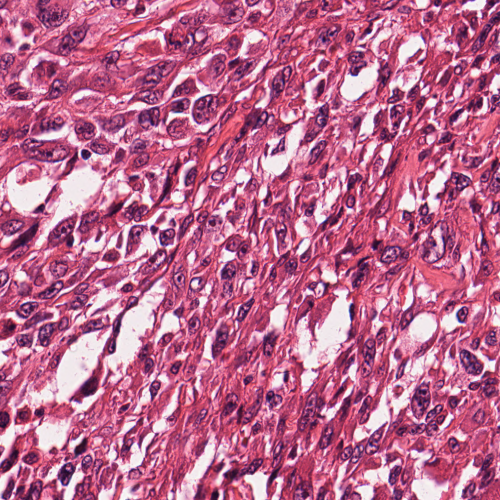
#> input picture patch_examples/breast/HE/0001_01_p00.png, 1000 x 1000 px (shown at 1/2 size)
$ python crop_and_tile.py --input ../patch_examples/breast/HE/0001_01_p00.png
#> lines starting #> are read from the running program, lines starting #| are printed output that depends on the picture
#> in main, img is the input picture: PIL image 1000x1000 RGB; mean R, G, B 186.6, 106.5, 143.5
"""
# 1) auto-crop white borders (threshold 240), pad to exact multiple, 1024 patches
python crop_and_tile.py --input /path/to/large_image.png

# 2) add a 10 px margin after border detection
python crop_and_tile.py --input large_image.png --extra-margin 10

# 3) without padding (non-multiple borders are cropped)
python crop_and_tile.py --input large_image.png --no-pad

# 4) custom output folder and filename prefix
python crop_and_tile.py --input large_image.png --outdir "1024 patches" --prefix slideA

python crop_and_tile.py --input "put path of your data here" --no-pad --prefix slide101F


"""
import os
import math
import argparse
from pathlib import Path
import numpy as np
from PIL import Image


def autocrop_white(img: Image.Image, white_threshold: int = 240, extra_margin: int = 0) -> Image.Image:
    """
    Remove white borders around the image.
    - white_threshold: 0..255 ; values above are considered white
    - extra_margin: extra pixels to keep around detected content
    """
#> called with white_threshold = 240, extra_margin = 0
    arr = np.asarray(img.convert("RGB"))
    # non-white pixels (at least one channel below threshold)
    mask = (arr < white_threshold).any(axis=2)
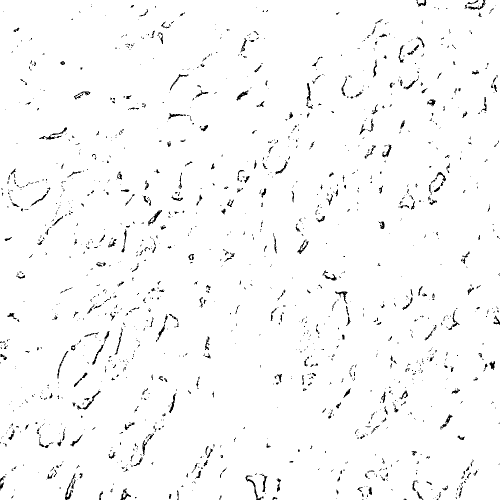
#> mask: shape (1000, 1000) bool (shown at 1/2 size); 97.7% white; black in thin lines or dots

    if not mask.any():
        # fully white image -> nothing to crop
        return img

    ys, xs = np.where(mask)
    y1, y2 = int(max(ys.min() - extra_margin, 0)), int(min(ys.max() + 1 + extra_margin, arr.shape[0]))
#> y1 = 0; y2 = 1000
    x1, x2 = int(max(xs.min() - extra_margin, 0)), int(min(xs.max() + 1 + extra_margin, arr.shape[1]))
#> x1 = 0; x2 = 1000

    return img.crop((x1, y1, x2, y2))


def tile_image(img: Image.Image, patch_size: int = 1024, pad: bool = True,
               pad_color=(255, 255, 255)):
    """
    Split an image into `patch_size` x `patch_size` tiles.
    - pad=True: add `pad_color` border to reach an exact multiple
    - pad=False: crop to keep only the divisible region
    Return a list [(patch, row, col)].
    """
#> called with patch_size = 1024, pad = True, pad_color = (255, 255, 255)
    w, h = img.size
#> w = 1000; h = 1000

    if pad:
        new_w = math.ceil(w / patch_size) * patch_size
#> new_w = 1024
        new_h = math.ceil(h / patch_size) * patch_size
#> new_h = 1024
        if (new_w, new_h) != (w, h):
            canvas = Image.new("RGB", (new_w, new_h), pad_color)
#> canvas: PIL image 1024x1024 RGB; every value is 255
            canvas.paste(img, (0, 0))
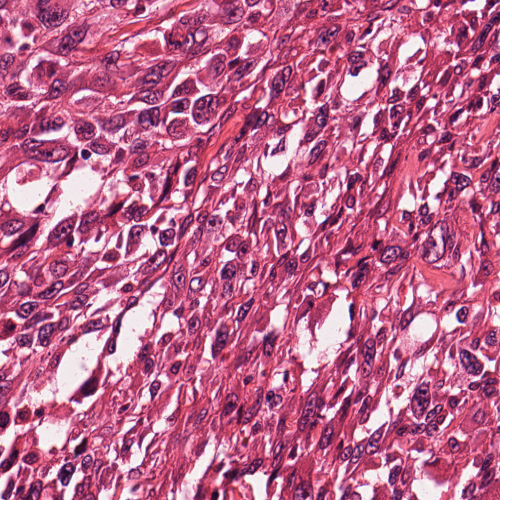
#> canvas: PIL image 1024x1024 RGB (shown at 1/2 size); mean R, G, B 189.8, 113.4, 148.6
            img = canvas
            w, h = img.size
#> w = 1024; h = 1024
    else:
        new_w = (w // patch_size) * patch_size
        new_h = (h // patch_size) * patch_size
        if (new_w, new_h) != (w, h):
            img = img.crop((0, 0, new_w, new_h))
            w, h = img.size

    patches = []
    rows = h // patch_size
#> rows = 1
    cols = w // patch_size
#> cols = 1
    for r in range(rows):
        for c in range(cols):
            x1, y1 = c * patch_size, r * patch_size
            x2, y2 = x1 + patch_size, y1 + patch_size
            patches.append((img.crop((x1, y1, x2, y2)), r, c))
#> after the loop, patches = 1 item

    return patches


def main():
    parser = argparse.ArgumentParser(description="Auto-crop white borders and split into 1024x1024 patches.")
    parser.add_argument("--input", required=True, help="Path to input image (png/jpg/tif...).")
    parser.add_argument("--outdir", default="1024 patches", help="Output directory (created if missing).")
    parser.add_argument("--patch", type=int, default=1024, help="Patch size (default: 1024).")
    parser.add_argument("--white-th", type=int, default=240, help="White threshold (0..255).")
    parser.add_argument("--extra-margin", type=int, default=0, help="Extra margin after border detection (px).")
    parser.add_argument("--no-pad", action="store_true", help="Do not pad; crop to the nearest exact multiple.")
    parser.add_argument("--prefix", default=None, help="Output filename prefix (default = input stem).")
    args = parser.parse_args()

    inp = Path(args.input)
    outdir = Path(args.outdir)
    outdir.mkdir(parents=True, exist_ok=True)

    img = Image.open(inp).convert("RGB")

    # 1) auto-crop white borders
    cropped = autocrop_white(img, white_threshold=args.white_th, extra_margin=args.extra_margin)

    # 2) split into patches
    patches = tile_image(cropped, patch_size=args.patch, pad=not args.no_pad)
#> patches = 1 item

    # 3) save patches
    base = args.prefix if args.prefix is not None else inp.stem
    count = 0
    for patch, r, c in patches:
        fname = f"{base}_r{r:03d}_c{c:03d}.png"
        patch.save(outdir / fname)
        count += 1
#> this loop made 1 pass
#> (r, c, fname, count) on pass 1: (0, 0, '0001_01_p00_r000_c000.png', 1)
#> after the loop, count = 1

    print(f"Input image: {inp}")
    print(f"Original size: {img.size[0]}x{img.size[1]} px")
#| Original size: 1000x1000 px
    print(f"Size after crop: {cropped.size[0]}x{cropped.size[1]} px")
#| Size after crop: 1000x1000 px
    print(f"Saved patches: {count} in '{outdir.resolve()}'")
#| Saved patches: 1 in 'Demo/1024 patches'


if __name__ == "__main__":
    main()

$ run again, on patch_examples/breast/HE/0002_02_p01.png
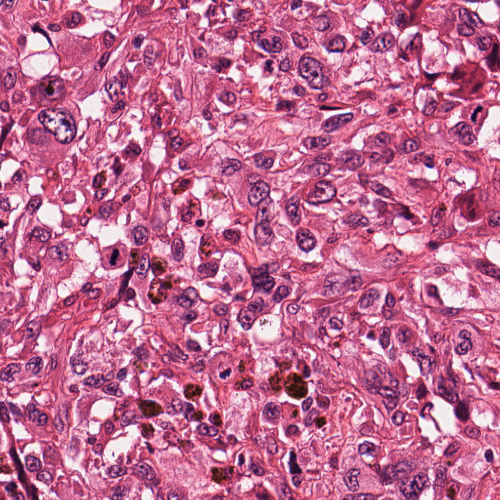
#> input picture patch_examples/breast/HE/0002_02_p01.png, 1000 x 1000 px (shown at 1/2 size)
#> in main, img is the input picture: PIL image 1000x1000 RGB; mean R, G, B 190.7, 110.3, 148.2
#> in autocrop_white, `mask = (arr < white_threshold).any(axis=2)`:
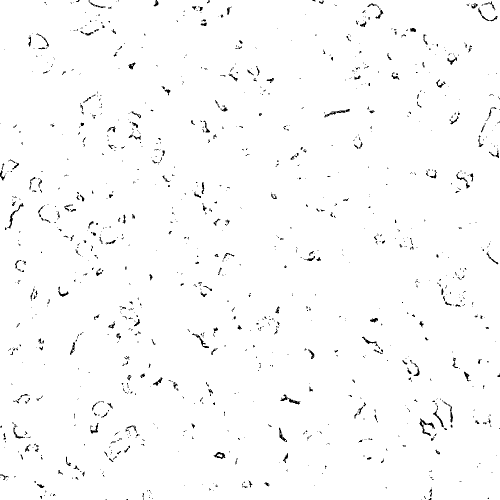
#> mask: shape (1000, 1000) bool (shown at 1/2 size); 98.4% white; black in thin lines or dots
#> y1 = 0; y2 = 1000
#> x1 = 0; x2 = 1000
#> in tile_image, `canvas.paste(img, (0, 0))`:
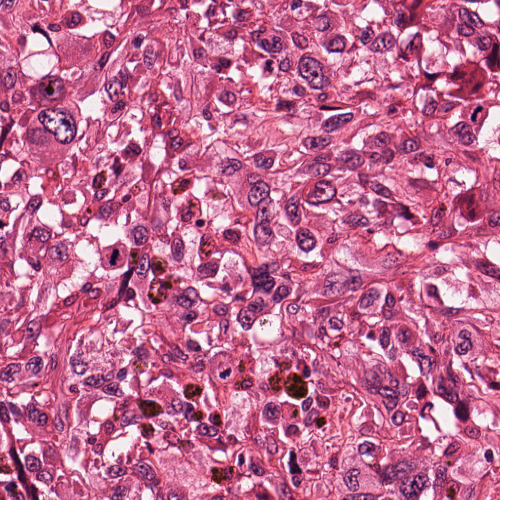
#> canvas: PIL image 1024x1024 RGB (shown at 1/2 size); mean R, G, B 193.7, 117, 153.1
#> after the loop in tile_image, `for r in range(rows):`: patches = 1 item
#> the loop in main, `for patch, r, c in patches:` made 1 pass
#> (r, c, fname, count) on pass 1: (0, 0, '0002_02_p01_r000_c000.png', 1)
#> after the loop in main, `for patch, r, c in patches:`: count = 1
#| Original size: 1000x1000 px
#| Size after crop: 1000x1000 px
#| Saved patches: 1 in 'Demo/1024 patches'

$ run again, on patch_examples/breast/HE/0003_03_p10.png
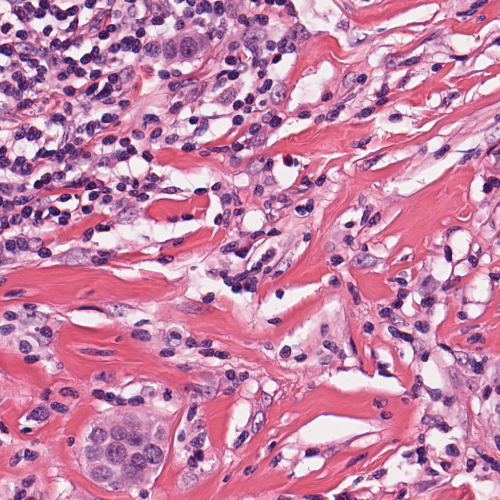
#> input picture patch_examples/breast/HE/0003_03_p10.png, 1000 x 1000 px (shown at 1/2 size)
#> in main, img is the input picture: PIL image 1000x1000 RGB; mean R, G, B 198.8, 133.8, 169.3
#> in autocrop_white, `mask = (arr < white_threshold).any(axis=2)`:
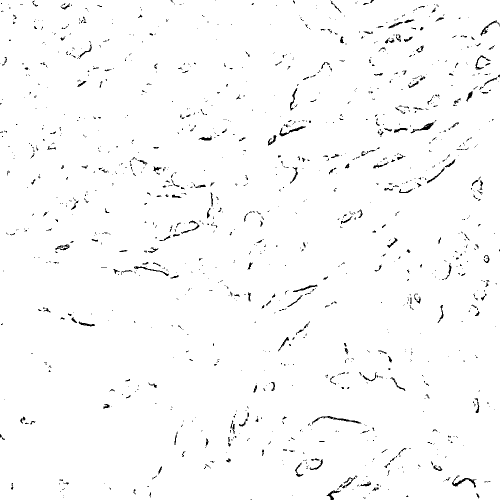
#> mask: shape (1000, 1000) bool (shown at 1/2 size); 98.2% white; black in thin lines or dots
#> y1 = 0; y2 = 1000
#> x1 = 0; x2 = 1000
#> in tile_image, `canvas.paste(img, (0, 0))`:
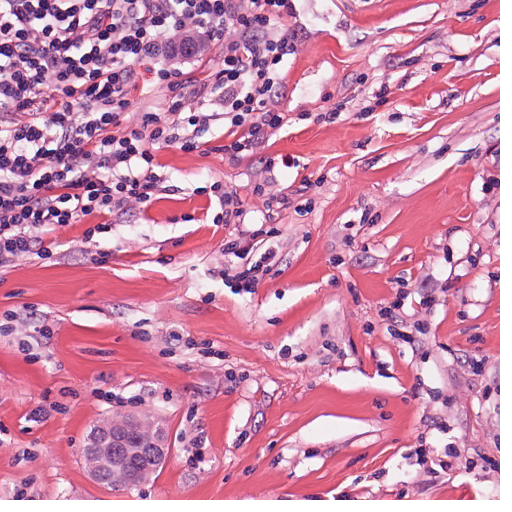
#> canvas: PIL image 1024x1024 RGB (shown at 1/2 size); mean R, G, B 201.4, 139.4, 173.3
#> after the loop in tile_image, `for r in range(rows):`: patches = 1 item
#> the loop in main, `for patch, r, c in patches:` made 1 pass
#> (r, c, fname, count) on pass 1: (0, 0, '0003_03_p10_r000_c000.png', 1)
#> after the loop in main, `for patch, r, c in patches:`: count = 1
#| Original size: 1000x1000 px
#| Size after crop: 1000x1000 px
#| Saved patches: 1 in 'Demo/1024 patches'

$ run again, on patch_examples/breast/HE/0003_03_p11.png
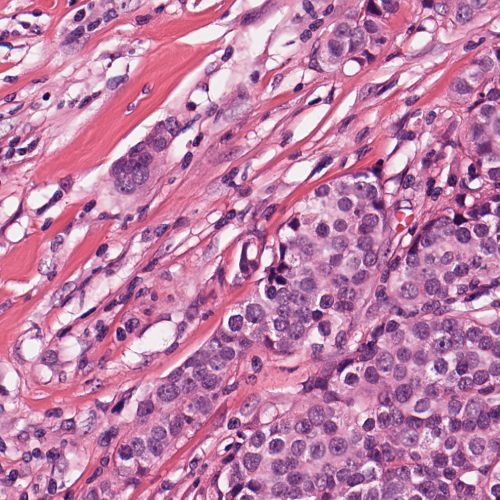
#> input picture patch_examples/breast/HE/0003_03_p11.png, 1000 x 1000 px (shown at 1/2 size)
#> in main, img is the input picture: PIL image 1000x1000 RGB; mean R, G, B 191.4, 128.5, 168.2
#> in autocrop_white, `mask = (arr < white_threshold).any(axis=2)`:
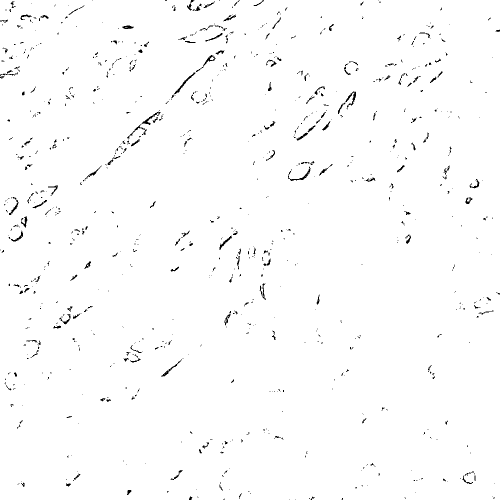
#> mask: shape (1000, 1000) bool (shown at 1/2 size); 98.7% white; black in thin lines or dots
#> y1 = 0; y2 = 1000
#> x1 = 0; x2 = 1000
#> in tile_image, `canvas.paste(img, (0, 0))`:
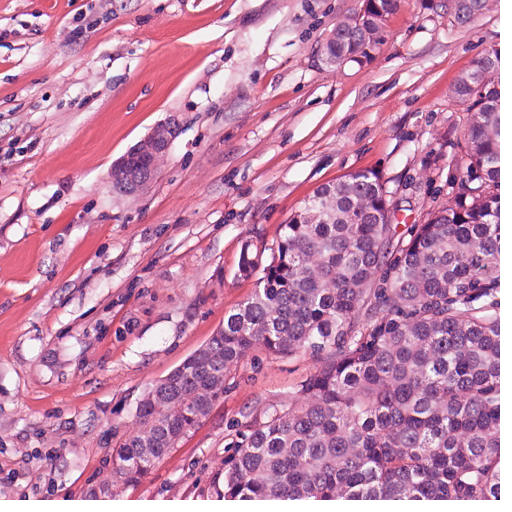
#> canvas: PIL image 1024x1024 RGB (shown at 1/2 size); mean R, G, B 194.4, 134.4, 172.2
#> after the loop in tile_image, `for r in range(rows):`: patches = 1 item
#> the loop in main, `for patch, r, c in patches:` made 1 pass
#> (r, c, fname, count) on pass 1: (0, 0, '0003_03_p11_r000_c000.png', 1)
#> after the loop in main, `for patch, r, c in patches:`: count = 1
#| Original size: 1000x1000 px
#| Size after crop: 1000x1000 px
#| Saved patches: 1 in 'Demo/1024 patches'
